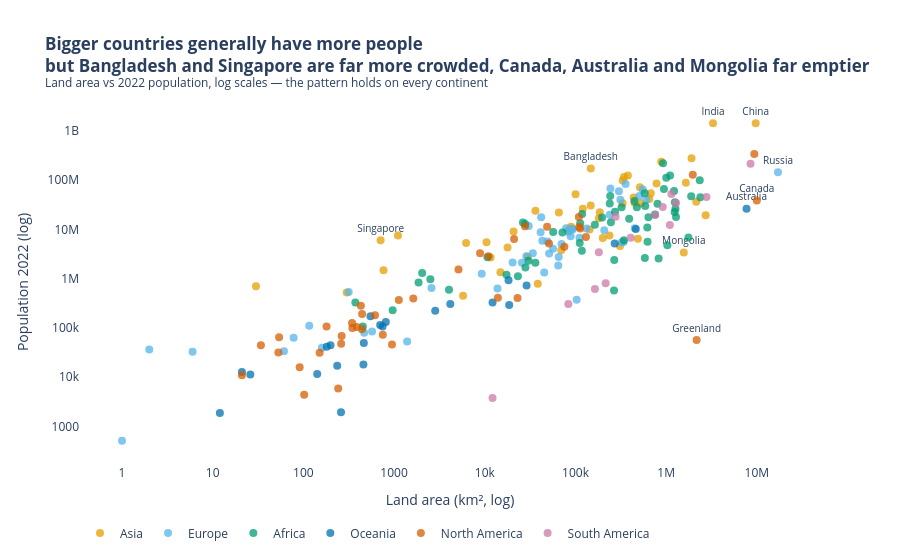

Notebook code cell kept with this figure:
### Markdown cell above
**Chart choice & justification:** *Which chart did you choose, and why? Justify design choices.

*YOUR ANSWER HERE*

**Scatterplot** - This is the relationship between two numeric values. They both cover many orders of magnitude (from 1 km² to 17M km²), which is why they are both on log scales. Otherwise, all the countries would bunch up in the top left corner. The colour depicts the continents using a CVD-friendly Okabe-Ito palette, and only the outliers are labeled.  
**Insight:** There is a positive correlation here (log-log correlation of ≈0.87) and it seems to be the same across all continents. Bangladesh and Singapore have significantly more people than would be expected from their land size.

### Code cell
# Q3

outliers = ['Bangladesh', 'Singapore', 'India', 'China', 'Russia', 'Canada',
            'Australia', 'Mongolia', 'Greenland']
df['Label'] = np.where(df['Country'].isin(outliers), df['Country'], '')
okabe = ['#E69F00', '#56B4E9', '#009E73', '#0072B2', '#D55E00', '#CC79A7']

fig = px.scatter(df, x='Area', y='2022 Population', color='Continent', text='Label',
                 log_x=True, log_y=True, hover_name='Country',
                 color_discrete_sequence=okabe, template='plotly_white',
                 title='<b>Bigger countries generally have more people<br>but Bangladesh and Singapore are '
                       'far more crowded, Canada, Australia and Mongolia far emptier</b>'
                       '<br><sup>Land area vs 2022 population, log scales — the pattern holds on every continent</sup>')
fig.update_traces(textposition='top center', marker=dict(size=8, opacity=0.75), textfont_size=10)
fig.update_layout(legend=dict(title=None, orientation='h', y=-0.15))
fig.update_xaxes(title='Land area (km², log)', showgrid=False)
fig.update_yaxes(title='Population 2022 (log)', showgrid=False)
fig.show()

### Figure 1 — Plotly figure (JSON) as saved in the notebook; plotly's stock layout.template omitted (floating-point values rounded to 4 significant figures)
{"data": [{"hovertemplate": "<b>%{hovertext}</b><br><br>Continent=Asia<br>Area=%{x}<br>2022 Population=%{y}<br>Label=%{text}<extra></extra>", "hovertext": ["Afghanistan", "Armenia", "Azerbaijan", "Bahrain", "Bangladesh", "Bhutan", "Brunei", "Cambodia", "China", "Georgia", "Hong Kong", "India", "Indonesia", "Iran", "Iraq", "Israel", "Japan", "Jordan", "Kazakhstan", "Kuwait", "Kyrgyzstan", "Laos", "Lebanon", "Macau", "Malaysia", "Maldives", "Mongolia", "Myanmar", "Nepal", "North Korea", "Oman", "Pakistan", "Palestine", "Philippines", "Qatar", "Saudi Arabia", "Singapore", "South Korea", "Sri Lanka", "Syria", "Taiwan", "Tajikistan", "Thailand", "Timor-Leste", "Turkey", "Turkmenistan", "United Arab Emirates", "Uzbekistan", "Vietnam", "Yemen"], "legendgroup": "Asia", "marker": {"color": "#E69F00", "opacity": 0.75, "size": 8, "symbol": "circle"}, "mode": "markers+text", "name": "Asia", "orientation": "v", "showlegend": true, "text": ["", "", "", "", "Bangladesh", "", "", "", "China", "", "", "India", "", "", "", "", "", "", "", "", "", "", "", "", "", "", "Mongolia", "", "", "", "", "", "", "", "", "", "Singapore", "", "", "", "", "", "", "", "", "", "", "", "", ""], "textfont": {"size": 10}, "textposition": "top center", "type": "scatter", "x": [652230, 29743, 86600, 765, 147570, 38394, 5765, 181035, 9706961, 69700, 1104, 3287590, 1904569, 1648195, 438317, 20770, 377930, 89342, 2724900, 17818, 199951, 236800, 10452, 30, 330803, 300, 1564110, 676578, 147181, 120538, 309500, 881912, 6220, 342353, 11586, 2149690, 710, 100210, 65610, 185180, 36193, 143100, 513120, 14874, 783562, 488100, 83600, 447400, 331212, 527968], "xaxis": "x", "y": [41128771, 2780469, 10358074, 1472233, 171186372, 782455, 449002, 16767842, 1425887337, 3744385, 7488865, 1417173173, 275501339, 88550570, 44496122, 9038309, 123951692, 11285869, 19397998, 4268873, 6630623, 7529475, 5489739, 695168, 33938221, 523787, 3398366, 54179306, 30547580, 26069416, 4576298, 235824862, 5250072, 115559009, 2695122, 36408820, 5975689, 51815810, 21832143, 22125249, 23893394, 9952787, 71697030, 1341296, 85341241, 6430770, 9441129, 34627652, 98186856, 33696614], "yaxis": "y"}, {"hovertemplate": "<b>%{hovertext}</b><br><br>Continent=Europe<br>Area=%{x}<br>2022 Population=%{y}<br>Label=%{text}<extra></extra>", "hovertext": ["Albania", "Andorra", "Austria", "Belarus", "Belgium", "Bosnia and Herzegovina", "Bulgaria", "Croatia", "Cyprus", "Czech Republic", "Denmark", "Estonia", "Faroe Islands", "Finland", "France", "Germany", "Gibraltar", "Greece", "Guernsey", "Hungary", "Iceland", "Ireland", "Isle of Man", "Italy", "Jersey", "Latvia", "Liechtenstein", "Lithuania", "Luxembourg", "Malta", "Moldova", "Monaco", "Montenegro", "Netherlands", "North Macedonia", "Norway", "Poland", "Portugal", "Romania", "Russia", "San Marino", "Serbia", "Slovakia", "Slovenia", "Spain", "Sweden", "Switzerland", "Ukraine", "United Kingdom", "Vatican City"], "legendgroup": "Europe", "marker": {"color": "#56B4E9", "opacity": 0.75, "size": 8, "symbol": "circle"}, "mode": "markers+text", "name": "Europe", "orientation": "v", "showlegend": true, "text": ["", "", "", "", "", "", "", "", "", "", "", "", "", "", "", "", "", "", "", "", "", "", "", "", "", "", "", "", "", "", "", "", "", "", "", "", "", "", "", "Russia", "", "", "", "", "", "", "", "", "", ""], "textfont": {"size": 10}, "textposition": "top center", "type": "scatter", "x": [28748, 468, 83871, 207600, 30528, 51209, 110879, 56594, 9251, 78865, 43094, 45227, 1393, 338424, 551695, 357114, 6, 131990, 78, 93028, 103000, 70273, 572, 301336, 116, 64559, 160, 65300, 2586, 316, 33846, 2, 13812, 41850, 25713, 323802, 312679, 92090, 238391, 17098242, 61, 88361, 49037, 20273, 505992, 450295, 41284, 603500, 242900, 1], "xaxis": "x", "y": [2842321, 79824, 8939617, 9534954, 11655930, 3233526, 6781953, 4030358, 1251488, 10493986, 5882261, 1326062, 53090, 5540745, 64626628, 83369843, 32649, 10384971, 63301, 9967308, 372899, 5023109, 84519, 59037474, 110778, 1850651, 39327, 2750055, 647599, 533286, 3272996, 36469, 627082, 17564014, 2093599, 5434319, 39857145, 10270865, 19659267, 144713314, 33660, 7221365, 5643453, 2119844, 47558630, 10549347, 8740472, 39701739, 67508936, 510], "yaxis": "y"}, {"hovertemplate": "<b>%{hovertext}</b><br><br>Continent=Africa<br>Area=%{x}<br>2022 Population=%{y}<br>Label=%{text}<extra></extra>", "hovertext": ["Algeria", "Angola", "Benin", "Botswana", "Burkina Faso", "Burundi", "Cameroon", "Cape Verde", "Central African Republic", "Chad", "Comoros", "Djibouti", "DR Congo", "Egypt", "Equatorial Guinea", "Eritrea", "Eswatini", "Ethiopia", "Gabon", "Gambia", "Ghana", "Guinea", "Guinea-Bissau", "Ivory Coast", "Kenya", "Lesotho", "Liberia", "Libya", "Madagascar", "Malawi", "Mali", "Mauritania", "Mauritius", "Mayotte", "Morocco", "Mozambique", "Namibia", "Niger", "Nigeria", "Republic of the Congo", "Reunion", "Rwanda", "Sao Tome and Principe", "Senegal", "Seychelles", "Sierra Leone", "Somalia", "South Africa", "South Sudan", "Sudan", "Tanzania", "Togo", "Tunisia", "Uganda", "Western Sahara", "Zambia", "Zimbabwe"], "legendgroup": "Africa", "marker": {"color": "#009E73", "opacity": 0.75, "size": 8, "symbol": "circle"}, "mode": "markers+text", "name": "Africa", "orientation": "v", "showlegend": true, "text": ["", "", "", "", "", "", "", "", "", "", "", "", "", "", "", "", "", "", "", "", "", "", "", "", "", "", "", "", "", "", "", "", "", "", "", "", "", "", "", "", "", "", "", "", "", "", "", "", "", "", "", "", "", "", "", "", ""], "textfont": {"size": 10}, "textposition": "top center", "type": "scatter", "x": [2381741, 1246700, 112622, 582000, 272967, 27834, 475442, 4033, 622984, 1284000, 1862, 23200, 2344858, 1002450, 28051, 117600, 17364, 1104300, 267668, 10689, 238533, 245857, 36125, 322463, 580367, 30355, 111369, 1759540, 587041, 118484, 1240192, 1030700, 2040, 374, 446550, 801590, 825615, 1267000, 923768, 342000, 2511, 26338, 964, 196722, 452, 71740, 637657, 1221037, 619745, 1886068, 945087, 56785, 163610, 241550, 266000, 752612, 390757], "xaxis": "x", "y": [44903225, 35588987, 13352864, 2630296, 22673762, 12889576, 27914536, 593149, 5579144, 17723315, 836774, 1120849, 99010212, 110990103, 1674908, 3684032, 1201670, 123379924, 2388992, 2705992, 33475870, 13859341, 2105566, 28160542, 54027487, 2305825, 5302681, 6812341, 29611714, 20405317, 22593590, 4736139, 1299469, 326101, 37457971, 32969517, 2567012, 26207977, 218541212, 5970424, 974052, 13776698, 227380, 17316449, 107118, 8605718, 17597511, 59893885, 10913164, 46874204, 65497748, 8848699, 12356117, 47249585, 575986, 20017675, 16320537], "yaxis": "y"}, {"hovertemplate": "<b>%{hovertext}</b><br><br>Continent=Oceania<br>Area=%{x}<br>2022 Population=%{y}<br>Label=%{text}<extra></extra>", "hovertext": ["American Samoa", "Australia", "Cook Islands", "Fiji", "French Polynesia", "Guam", "Kiribati", "Marshall Islands", "Micronesia", "Nauru", "New Caledonia", "New Zealand", "Niue", "Northern Mariana Islands", "Palau", "Papua New Guinea", "Samoa", "Solomon Islands", "Tokelau", "Tonga", "Tuvalu", "Vanuatu", "Wallis and Futuna"], "legendgroup": "Oceania", "marker": {"color": "#0072B2", "opacity": 0.75, "size": 8, "symbol": "circle"}, "mode": "markers+text", "name": "Oceania", "orientation": "v", "showlegend": true, "text": ["", "Australia", "", "", "", "", "", "", "", "", "", "", "", "", "", "", "", "", "", "", "", "", ""], "textfont": {"size": 10}, "textposition": "top center", "type": "scatter", "x": [199, 7692024, 236, 18272, 4167, 549, 811, 181, 702, 21, 18575, 270467, 260, 464, 459, 462840, 2842, 28896, 12, 747, 26, 12189, 142], "xaxis": "x", "y": [44273, 26177413, 17011, 929766, 306279, 171774, 131232, 41569, 114164, 12668, 289950, 5185288, 1934, 49551, 18055, 10142619, 222382, 724273, 1871, 106858, 11312, 326740, 11572], "yaxis": "y"}, {"hovertemplate": "<b>%{hovertext}</b><br><br>Continent=North America<br>Area=%{x}<br>2022 Population=%{y}<br>Label=%{text}<extra></extra>", "hovertext": ["Anguilla", "Antigua and Barbuda", "Aruba", "Bahamas", "Barbados", "Belize", "Bermuda", "British Virgin Islands", "Canada", "Cayman Islands", "Costa Rica", "Cuba", "Curacao", "Dominica", "Dominican Republic", "El Salvador", "Greenland", "Grenada", "Guadeloupe", "Guatemala", "Haiti", "Honduras", "Jamaica", "Martinique", "Mexico", "Montserrat", "Nicaragua", "Panama", "Puerto Rico", "Saint Barthelemy", "Saint Kitts and Nevis", "Saint Lucia", "Saint Martin", "Saint Pierre and Miquelon", "Saint Vincent and the Grenadines", "Sint Maarten", "Trinidad and Tobago", "Turks and Caicos Islands", "United States", "United States Virgin Islands"], "legendgroup": "North America", "marker": {"color": "#D55E00", "opacity": 0.75, "size": 8, "symbol": "circle"}, "mode": "markers+text", "name": "North America", "orientation": "v", "showlegend": true, "text": ["", "", "", "", "", "", "", "", "Canada", "", "", "", "", "", "", "", "Greenland", "", "", "", "", "", "", "", "", "", "", "", "", "", "", "", "", "", "", "", "", "", "", ""], "textfont": {"size": 10}, "textposition": "top center", "type": "scatter", "x": [91, 442, 180, 13943, 430, 22966, 54, 151, 9984670, 264, 51100, 109884, 444, 751, 48671, 21041, 2166086, 344, 1628, 108889, 27750, 112492, 10991, 1128, 1964375, 102, 130373, 75417, 8870, 21, 261, 616, 53, 242, 389, 34, 5130, 948, 9372610, 347], "xaxis": "x", "y": [15857, 93763, 106445, 409984, 281635, 405272, 64184, 31305, 38454327, 68706, 5180829, 11212191, 191163, 72737, 11228821, 6336392, 56466, 125438, 395752, 17843908, 11584996, 10432860, 2827377, 367507, 127504125, 4390, 6948392, 4408581, 3252407, 10967, 47657, 179857, 31791, 5862, 103948, 44175, 1531044, 45703, 338289857, 99465], "yaxis": "y"}, {"hovertemplate": "<b>%{hovertext}</b><br><br>Continent=South America<br>Area=%{x}<br>2022 Population=%{y}<br>Label=%{text}<extra></extra>", "hovertext": ["Argentina", "Bolivia", "Brazil", "Chile", "Colombia", "Ecuador", "Falkland Islands", "French Guiana", "Guyana", "Paraguay", "Peru", "Suriname", "Uruguay", "Venezuela"], "legendgroup": "South America", "marker": {"color": "#CC79A7", "opacity": 0.75, "size": 8, "symbol": "circle"}, "mode": "markers+text", "name": "South America", "orientation": "v", "showlegend": true, "text": ["", "", "", "", "", "", "", "", "", "", "", "", "", ""], "textfont": {"size": 10}, "textposition": "top center", "type": "scatter", "x": [2780400, 1098581, 8515767, 756102, 1141748, 276841, 12173, 83534, 214969, 406752, 1285216, 163820, 181034, 916445], "xaxis": "x", "y": [45510318, 12224110, 215313498, 19603733, 51874024, 18001000, 3780, 304557, 808726, 6780744, 34049588, 618040, 3422794, 28301696], "yaxis": "y"}], "layout": {"legend": {"orientation": "h", "title": {}, "tracegroupgap": 0, "y": -0.15}, "title": {"text": "<b>Bigger countries generally have more people<br>but Bangladesh and Singapore are far more crowded, Canada, Australia and Mongolia far emptier</b><br><sup>Land area vs 2022 population, log scales — the pattern holds on every continent</sup>"}, "xaxis": {"anchor": "y", "domain": [0, 1], "showgrid": false, "title": {"text": "Land area (km², log)"}, "type": "log"}, "yaxis": {"anchor": "x", "domain": [0, 1], "showgrid": false, "title": {"text": "Population 2022 (log)"}, "type": "log"}}}
